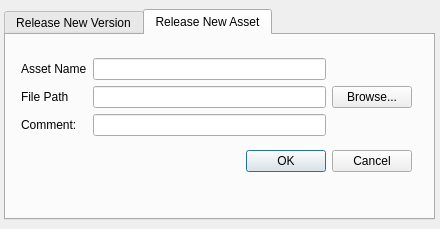
<?xml version="1.0" encoding="UTF-8"?>
<ui version="4.0">
 <class>Form</class>
 <widget class="QWidget" name="Form">
  <property name="geometry">
   <rect>
    <x>0</x>
    <y>0</y>
    <width>440</width>
    <height>229</height>
   </rect>
  </property>
  <property name="windowTitle">
   <string>Form</string>
  </property>
  <widget class="QTabWidget" name="tabWidget">
   <property name="geometry">
    <rect>
     <x>4</x>
     <y>9</y>
     <width>431</width>
     <height>211</height>
    </rect>
   </property>
   <property name="currentIndex">
    <number>1</number>
   </property>
   <widget class="QWidget" name="newVersionTab">
    <attribute name="title">
     <string>Release New Version</string>
    </attribute>
    <widget class="QWidget" name="verticalLayoutWidget_2">
     <property name="geometry">
      <rect>
       <x>10</x>
       <y>7</y>
       <width>401</width>
       <height>151</height>
      </rect>
     </property>
     <layout class="QVBoxLayout" name="verticalLayout_2">
      <property name="margin">
       <number>5</number>
      </property>
      <item>
       <widget class="QLabel" name="currentAssetNameLabel">
        <property name="text">
         <string>Asset Name</string>
        </property>
        <property name="alignment">
         <set>Qt::AlignCenter</set>
        </property>
        <property name="margin">
         <number>5</number>
        </property>
       </widget>
      </item>
      <item>
       <layout class="QGridLayout" name="gridLayout_2">
        <item row="0" column="0">
         <widget class="QLabel" name="newVersionFilePathLabel">
          <property name="text">
           <string>New Target File:</string>
          </property>
          <property name="margin">
           <number>5</number>
          </property>
         </widget>
        </item>
        <item row="0" column="2">
         <widget class="QPushButton" name="newVersionFilePathPushButton">
          <property name="text">
           <string>Browse...</string>
          </property>
         </widget>
        </item>
        <item row="0" column="1">
         <widget class="QLineEdit" name="newVersionFilePathLineEdit"/>
        </item>
        <item row="1" column="1">
         <widget class="QLineEdit" name="newVersionCommentLineEdit"/>
        </item>
        <item row="1" column="0">
         <widget class="QLabel" name="newVersionCommentLabel">
          <property name="text">
           <string>Comment:</string>
          </property>
          <property name="margin">
           <number>5</number>
          </property>
         </widget>
        </item>
       </layout>
      </item>
      <item>
       <widget class="QDialogButtonBox" name="newVersionDialogButtonBox">
        <property name="orientation">
         <enum>Qt::Horizontal</enum>
        </property>
        <property name="standardButtons">
         <set>QDialogButtonBox::Cancel|QDialogButtonBox::Ok</set>
        </property>
       </widget>
      </item>
     </layout>
    </widget>
   </widget>
   <widget class="QWidget" name="newAssetTab">
    <attribute name="title">
     <string>Release New Asset</string>
    </attribute>
    <widget class="QWidget" name="verticalLayoutWidget">
     <property name="geometry">
      <rect>
       <x>10</x>
       <y>10</y>
       <width>401</width>
       <height>141</height>
      </rect>
     </property>
     <layout class="QVBoxLayout" name="verticalLayout">
      <property name="margin">
       <number>5</number>
      </property>
      <item>
       <layout class="QGridLayout" name="gridLayout">
        <item row="1" column="2">
         <widget class="QPushButton" name="newAssetFilePathPushButton">
          <property name="text">
           <string>Browse...</string>
          </property>
         </widget>
        </item>
        <item row="0" column="0">
         <widget class="QLabel" name="newAssetNameLabel">
          <property name="text">
           <string>Asset Name</string>
          </property>
          <property name="margin">
           <number>5</number>
          </property>
         </widget>
        </item>
        <item row="1" column="0">
         <widget class="QLabel" name="newAssetFilePathLabel">
          <property name="text">
           <string>File Path</string>
          </property>
          <property name="margin">
           <number>5</number>
          </property>
         </widget>
        </item>
        <item row="0" column="1">
         <widget class="QLineEdit" name="newAssetNameLineEdit"/>
        </item>
        <item row="1" column="1">
         <widget class="QLineEdit" name="newAssetFilePathLineEdit"/>
        </item>
        <item row="2" column="1">
         <widget class="QLineEdit" name="newAssetCommentLineEdit">
          <property name="inputMask">
           <string/>
          </property>
         </widget>
        </item>
        <item row="2" column="0">
         <widget class="QLabel" name="newAssetCommentLabel">
          <property name="text">
           <string>Comment:</string>
          </property>
          <property name="margin">
           <number>5</number>
          </property>
         </widget>
        </item>
       </layout>
      </item>
      <item>
       <widget class="QDialogButtonBox" name="newAssetDialogButtonBox">
        <property name="orientation">
         <enum>Qt::Horizontal</enum>
        </property>
        <property name="standardButtons">
         <set>QDialogButtonBox::Cancel|QDialogButtonBox::Ok</set>
        </property>
       </widget>
      </item>
     </layout>
    </widget>
   </widget>
  </widget>
 </widget>
 <resources/>
 <connections/>
</ui>
